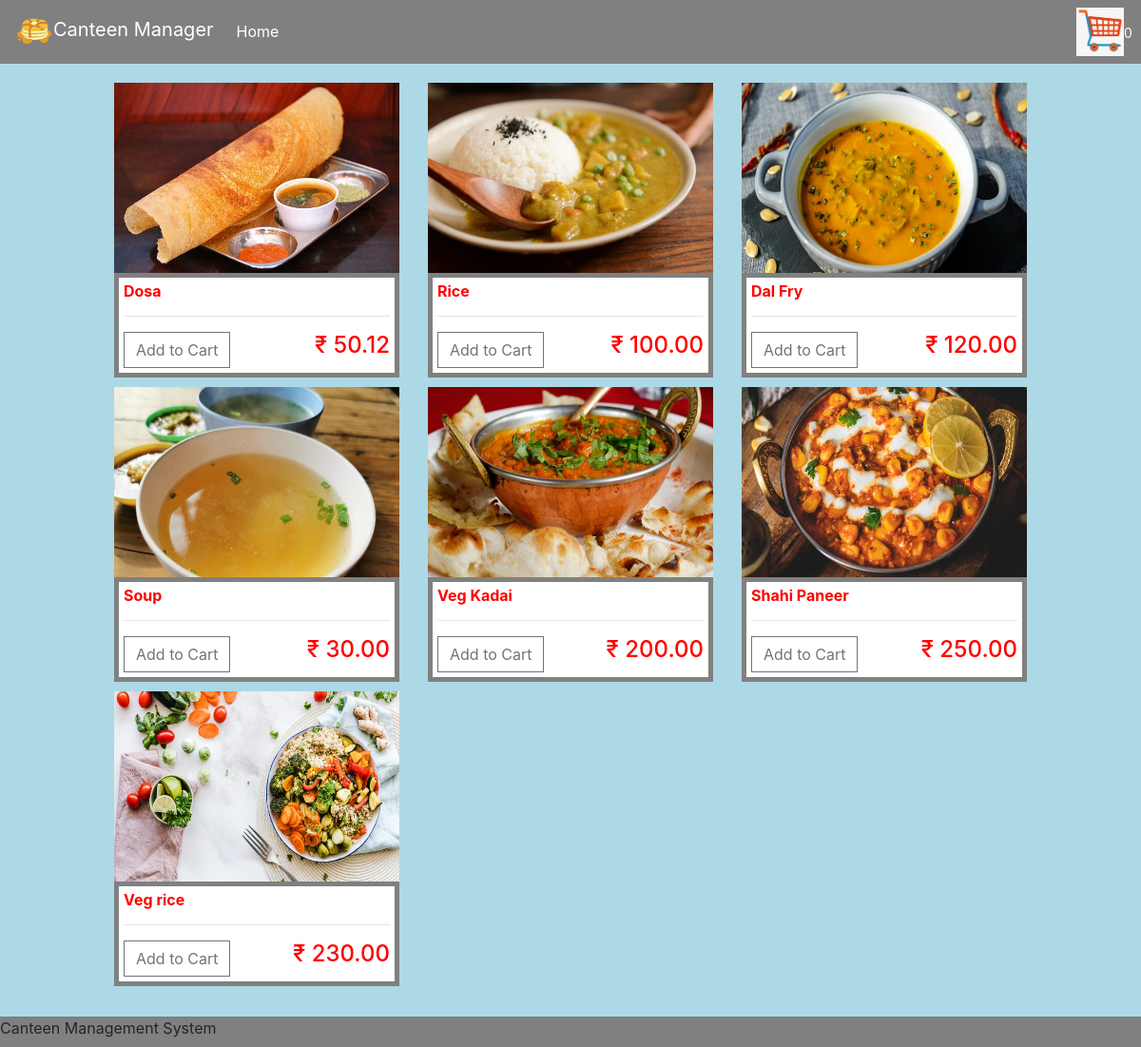
The page /lunch/ on the database its author committed.
### food/models.py (models this page shows, shortened)
class Product(models.Model):
    CATEGORY = (
        ('Breakfast', 'Breakfast'),
        ('Lunch', 'Lunch'),
        ('Dinner', 'Dinner'),
        ('Todayspl', 'Todays special'),
    )
    name = models.CharField(max_length=200, null=True)
    price = models.DecimalField(max_digits=7, decimal_places=2)
    category = models.CharField(max_length=200, null=True, choices=CATEGORY)
    image = models.ImageField(null=True, blank=True)
    @property
    def ImageURL(self):
        try:
            url = self.image.url
        except:
            url = ''
        return url

### food/views.py (the view)
# urls.py: path('lunch/', views.lunch, name="lunch"),
def lunch(request):
    data = cartData(request)
    cartItems = data['cartItems']
    products = Product.objects.all()
    context = {'products': products,'cartItems': cartItems}
    return render(request, 'food/lunch.html', context)

### food/utils.py (called while the page is built, shortened)
def cookieCart(request):
    try:
        cart = json.loads(request.COOKIES['cart'])
    except:
        cart = {}
    print('Cart:', cart)
    items = []
    order = {'get_cart_total': 0, 'get_cart_items': 0, 'shipping': False}
    cartItems = order['get_cart_items']
    return {'items': items, 'order': order, 'cartItems': cartItems}

def cartData(request):
    if request.user.is_authenticated:
        customer = request.user.customer
        order, created = Order.objects.get_or_create(
            customer=customer, complete=False)
        items = order.orderitem_set.all()
        cartItems = order.get_cart_items
    else:
        cookieData = cookieCart(request)
        cartItems = cookieData['cartItems']
        order = cookieData['order']
        items = cookieData['items']
    return {'items': items, 'order': order, 'cartItems': cartItems}

### food/templates/food/lunch.html
{% extends 'food/main.html' %}
{% load static %}
{% block lunch %}
<div class="row row1">
    {% for product in products %}
    {% if product.category == 'Lunch' %}
    <div class="col-lg-4">
        <img class="thumbnail" src="{{product.ImageURL}}">
        <div class="box-element product">
            <h6><strong>{{product.name}}</strong></h6>
            <hr>
            <button data-product={{product.id}} data-action="add" class="btn btn-outline-secondary add-btn update-cart"> Add to Cart</button>
            <h4 style="display: inline-block;float:right">₹ {{product.price|floatformat:2}}</h4>
        </div>
    </div>
    {% endif %}
    {% endfor %}
</div>
{% endblock %}

### static/css/main.css (style rules this page uses)
body { background-color: lightblue; }
h1,h2,h3,h4,h5,h6 { color:red; }
.box-element { background-color: white; padding: 10px; margin: 0; border: 5px solid grey; padding: 5px; }
.row1 { padding: 10px 10% 2em 10%; }
.thumbnail { width: 100%; height: 200px; }
.col-lg-4, .col-lg-6, .col-lg-8, .col-lg-12 { margin-top: 10px; }
.btn { border-radius: 0px; }

### rows shown on the page
Product: ImageURL (picture), name "Dosa", price "50.12"
Product: ImageURL (picture), name "Rice", price "100.00"
Product: ImageURL (picture), name "Dal Fry", price "120.00"
Product: ImageURL (picture), name "Soup", price "30.00"
Product: ImageURL (picture), name "Veg Kadai", price "200.00"
Product: ImageURL (picture), name "Shahi Paneer", price "250.00"
Product: ImageURL (picture), name "Veg rice", price "230.00"

### other values the page prints
{{ cartItems }} "0"
